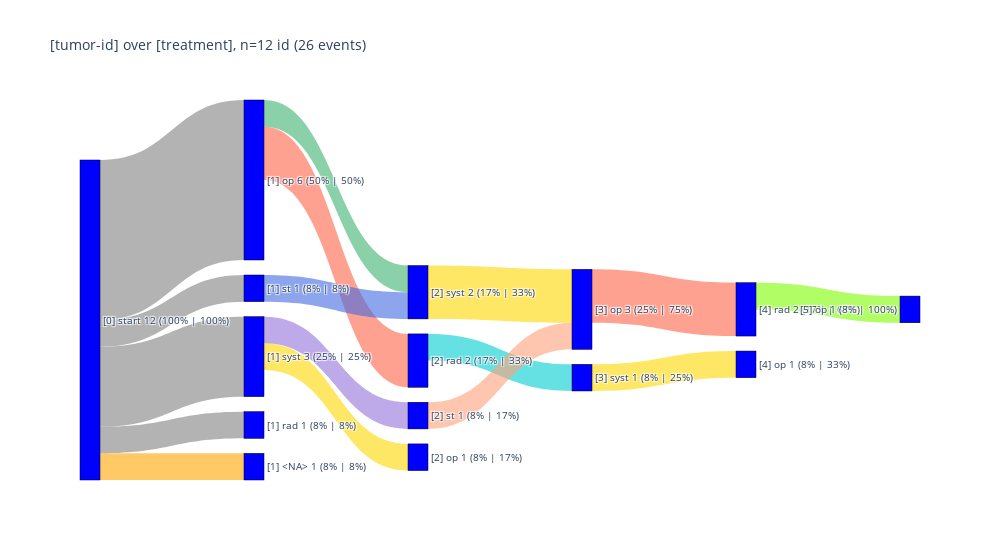

Here is the notebook cell this chart was saved with:
### Markdown cell above
### <a id='toc1_2_6_'></a>[sankey](#toc0_)

### Code cell
pls.plot_sankey(
    width=1000,
    # font_size=15,
    # renderer="png",
)

### Figure 1 — Plotly figure (JSON) as saved in the notebook; plotly's stock layout.template omitted (floating-point values rounded to 4 significant figures)
{"data": [{"link": {"color": ["rgba(255, 165, 0, 0.6)", "rgba(128, 128, 128, 0.6)", "rgba(128, 128, 128, 0.6)", "rgba(128, 128, 128, 0.6)", "rgba(128, 128, 128, 0.6)", "rgba(255, 99, 71, 0.6)", "rgba(60, 179, 113, 0.6)", "rgba(65, 105, 225, 0.6)", "rgba(255, 215, 0, 0.6)", "rgba(147, 112, 219, 0.6)", "rgba(0, 206, 209, 0.6)", "rgba(255, 160, 122, 0.6)", "rgba(255, 215, 0, 0.6)", "rgba(255, 99, 71, 0.6)", "rgba(255, 215, 0, 0.6)", "rgba(124, 252, 0, 0.6)"], "source": [0, 0, 0, 0, 0, 1, 1, 3, 4, 4, 7, 8, 9, 10, 11, 13], "target": [5, 1, 2, 3, 4, 7, 9, 9, 6, 8, 11, 10, 10, 13, 12, 14], "value": [1, 6, 1, 1, 3, 2, 1, 1, 1, 1, 1, 1, 2, 2, 1, 1]}, "node": {"align": "left", "color": "blue", "label": ["[0] start 12 (100% | 100%)", "[1] op 6 (50% | 50%)", "[1] rad 1 (8% | 8%)", "[1] st 1 (8% | 8%)", "[1] syst 3 (25% | 25%)", "[1] <NA> 1 (8% | 8%)", "[2] op 1 (8% | 17%)", "[2] rad 2 (17% | 33%)", "[2] st 1 (8% | 17%)", "[2] syst 2 (17% | 33%)", "[3] op 3 (25% | 75%)", "[3] syst 1 (8% | 25%)", "[4] op 1 (8% | 33%)", "[4] rad 2 (17% | 67%)", "[5] op 1 (8% | 100%)"], "line": {"color": "black", "width": 0.5}, "pad": 15, "thickness": 20}, "type": "sankey"}], "layout": {"font": {"size": 10}, "title": {"text": "[tumor-id] over [treatment], n=12 id (26 events)"}, "width": 1000}}
